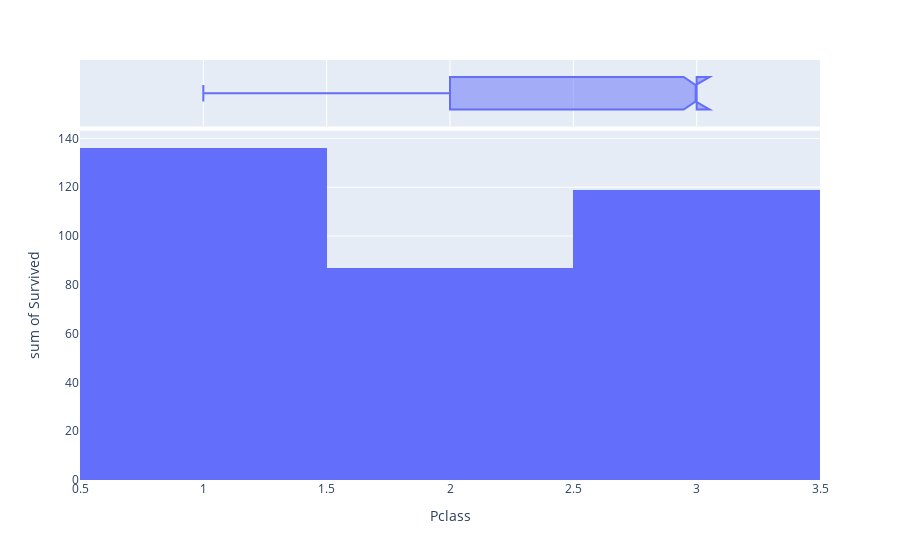

The notebook cell saved with this chart:
### Code cell
fig = px.histogram(train, x = "Pclass", y = "Survived", nbins = 3, marginal = "box")
fig.show()

### Figure 1 — Plotly figure (JSON) as saved in the notebook; plotly's stock layout.template omitted (floating-point values rounded to 4 significant figures; data arrays with more than 128 entries replaced by an {"elided": "..."} marker saying what was removed)
{"data": [{"alignmentgroup": "True", "bingroup": "x", "histfunc": "sum", "hovertemplate": "Pclass=%{x}<br>sum of Survived=%{y}<extra></extra>", "legendgroup": "", "marker": {"color": "#636efa", "pattern": {"shape": ""}}, "name": "", "nbinsx": 3, "offsetgroup": "", "orientation": "v", "showlegend": false, "type": "histogram", "x": {"elided": "891 int values"}, "xaxis": "x", "y": {"elided": "891 int values"}, "yaxis": "y"}, {"alignmentgroup": "True", "hovertemplate": "Pclass=%{x}<extra></extra>", "legendgroup": "", "marker": {"color": "#636efa"}, "name": "", "notched": true, "offsetgroup": "", "showlegend": false, "type": "box", "x": {"elided": "891 int values"}, "xaxis": "x2", "yaxis": "y2"}], "layout": {"barmode": "relative", "legend": {"tracegroupgap": 0}, "margin": {"t": 60}, "xaxis": {"anchor": "y", "domain": [0, 1], "title": {"text": "Pclass"}}, "xaxis2": {"anchor": "y2", "domain": [0, 1], "matches": "x", "showgrid": true, "showticklabels": false}, "yaxis": {"anchor": "x", "domain": [0, 0.8316], "title": {"text": "sum of Survived"}}, "yaxis2": {"anchor": "x2", "domain": [0.8416, 1], "matches": "y2", "showgrid": false, "showline": false, "showticklabels": false, "ticks": ""}}}
